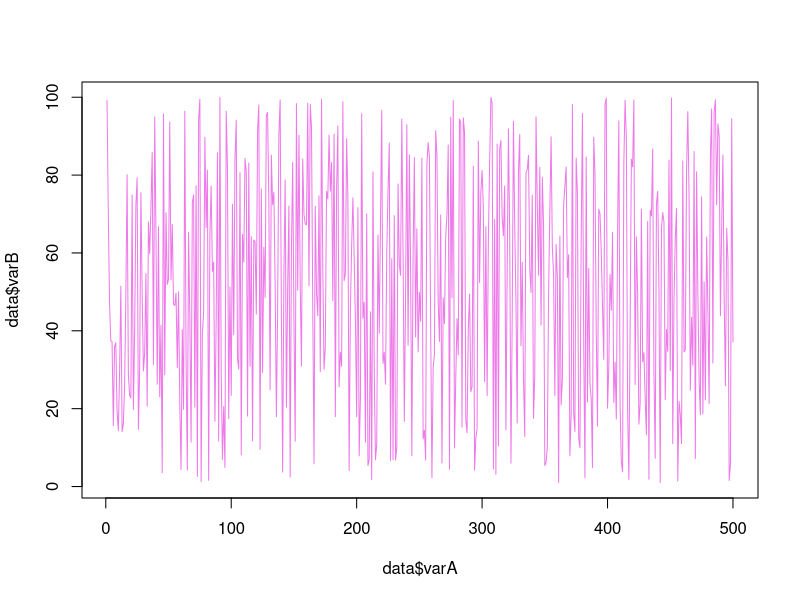
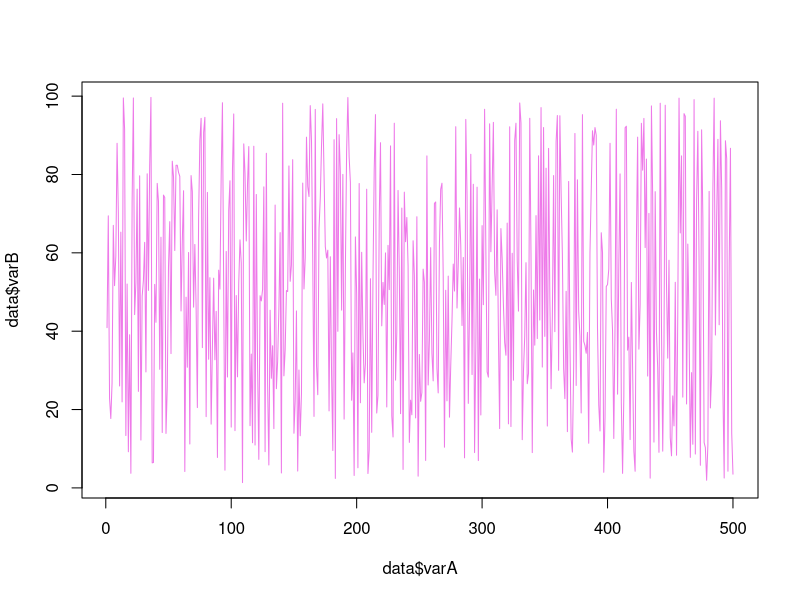
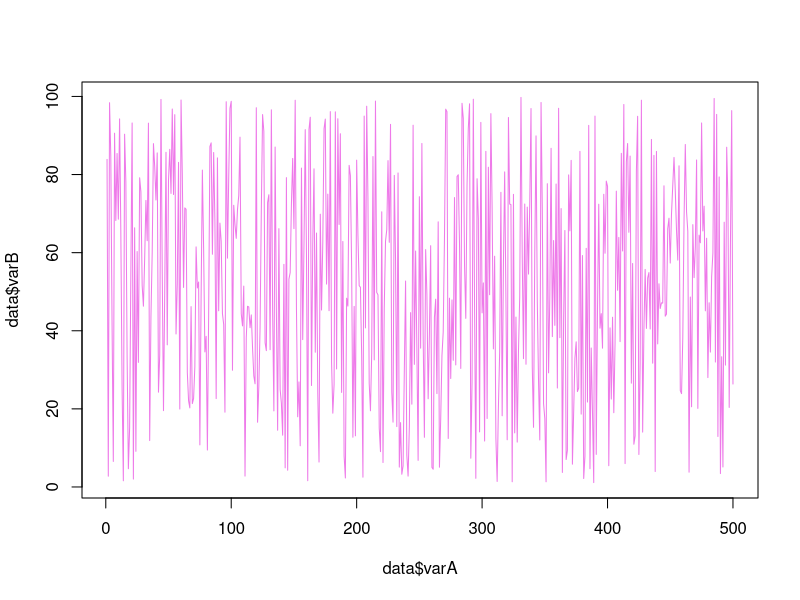
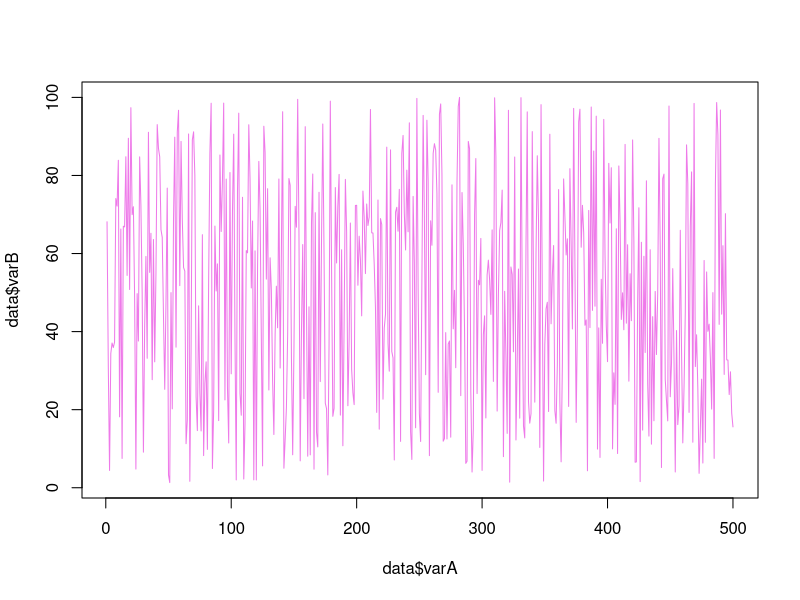
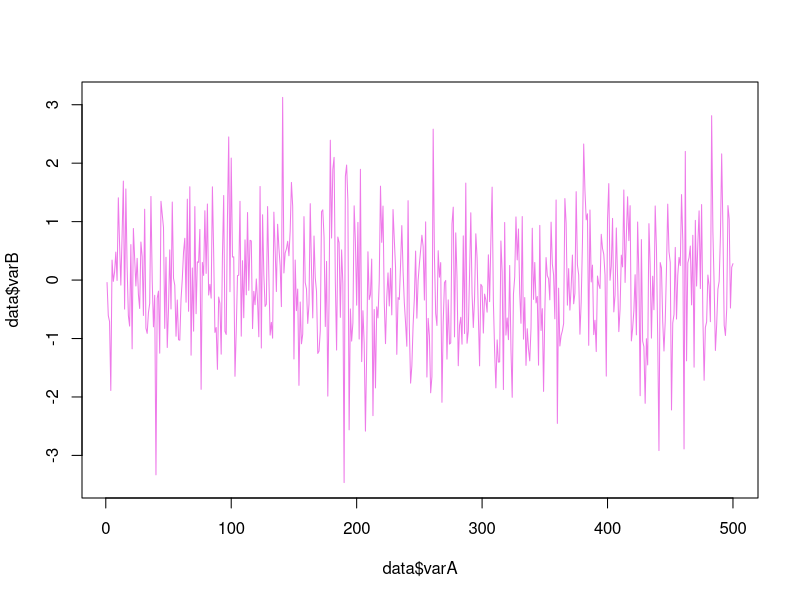

The R script that drew these images, in order:
## ---- chunk 1
#| echo: TRUE
#| output: FALSE

varA<-c(1:500)
varB<-runif(500,1,100)

data<-data.frame(varA,varB)

plot(data$varA,data$varB,type="l",col="orchid2")
## ---- chunk 2
#| echo: FALSE

varA<-c(1:500)
varB<-runif(500,1,100)

data<-data.frame(varA,varB)

plot(data$varA,data$varB,type="l",col="orchid2")
## ---- chunk 3
#| echo: TRUE
#| output: FALSE

varA<-c(1:500)
varB<-runif(500,1,100)

data<-data.frame(varA,varB)

plot(data$varA,data$varB,type="l",col="orchid2")
## ---- chunk 4
#| echo: TRUE
#| output: FALSE

#here's where we make some data
varA<-c(1:500)
varB<-runif(500,1,100)

#here's where we put it together in a dataframe
data<-data.frame(varA,varB)


#here's where we plot that data
plot(data$varA,data$varB,type="l",col="orchid2")
## ---- chunk 5
#| echo: TRUE
#| output: FALSE

#here's where we make some data
varA<-c(1:500)
#varB<-runif(500,1,100)
varB<-rnorm(500,0,1)  #Trying out a normal distribution here

#here's where we put it together in a dataframe
data<-data.frame(varA,varB)


#here's where we plot that data
plot(data$varA,data$varB,type="l",col="orchid2")
